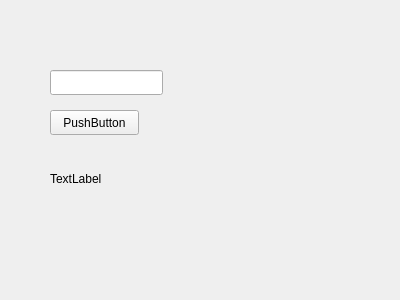
<?xml version="1.0" encoding="UTF-8"?>
<ui version="4.0">
 <class>RqtDyrosGuiWidget</class>
 <widget class="QWidget" name="RqtDyrosGuiWidget">
  <property name="geometry">
   <rect>
    <x>0</x>
    <y>0</y>
    <width>400</width>
    <height>300</height>
   </rect>
  </property>
  <property name="windowTitle">
   <string>Form</string>
  </property>
  <widget class="QPushButton" name="myPushButton">
   <property name="geometry">
    <rect>
     <x>50</x>
     <y>110</y>
     <width>89</width>
     <height>25</height>
    </rect>
   </property>
   <property name="text">
    <string>PushButton</string>
   </property>
  </widget>
  <widget class="QLabel" name="myLabel">
   <property name="geometry">
    <rect>
     <x>50</x>
     <y>170</y>
     <width>67</width>
     <height>17</height>
    </rect>
   </property>
   <property name="text">
    <string>TextLabel</string>
   </property>
  </widget>
  <widget class="QLineEdit" name="lineEdit">
   <property name="geometry">
    <rect>
     <x>50</x>
     <y>70</y>
     <width>113</width>
     <height>25</height>
    </rect>
   </property>
  </widget>
 </widget>
 <resources/>
 <connections/>
</ui>
